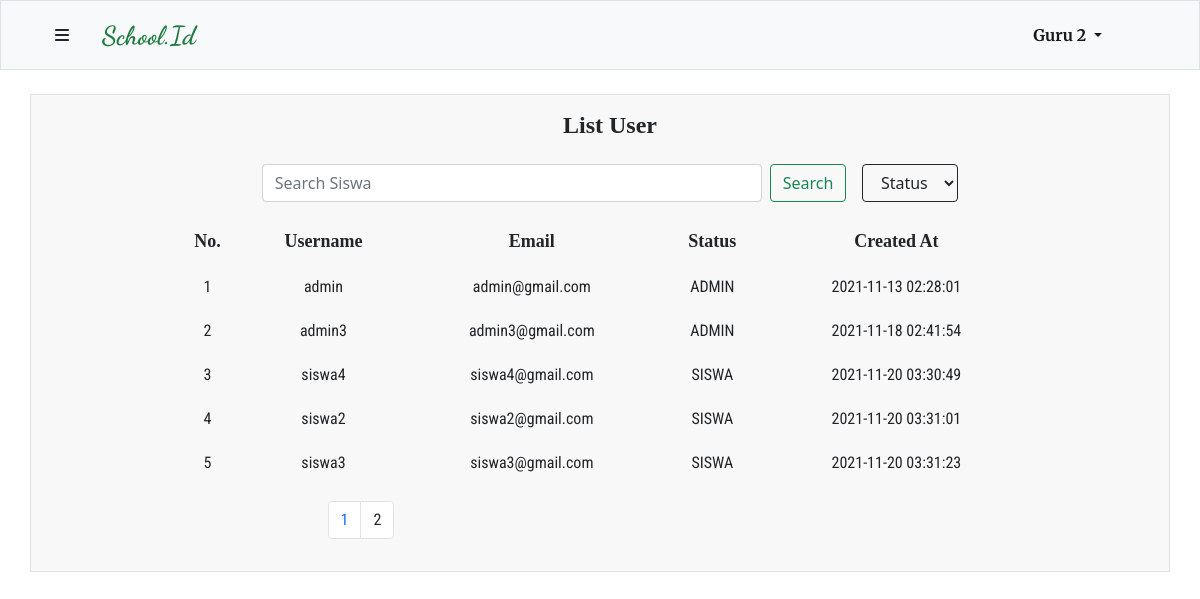
Screenshot of /php/user.php (signed in) with the database file from the repository.
### tables this page shows
CREATE TABLE `guru` (
  `id` int(10) UNSIGNED NOT NULL,
  `nama_guru` varchar(200) NOT NULL,
  `NIG` char(9) NOT NULL,
  `mapel_id` int(10) UNSIGNED NOT NULL,
  `user_id` int(10) UNSIGNED NOT NULL
);

CREATE TABLE `user` (
  `id` int(10) UNSIGNED NOT NULL,
  `username` varchar(100) NOT NULL,
  `password` varchar(200) NOT NULL,
  `email` varchar(200) NOT NULL,
  `status` enum('ADMIN','GURU','SISWA') DEFAULT NULL,
  `Created_at` timestamp NOT NULL DEFAULT current_timestamp()
);

### php/function.php (called while the page is built, shortened)
<?php
$connection = mysqli_connect("localhost","root","","tubes");
function show($query) {
    global $connection;
    $box = [];
    $result = mysqli_query($connection, $query);
    while($row = mysqli_fetch_assoc($result)) {
        $box[] = $row;
    }
    return $box;
}
?>

### php/user.php (the view, shortened to what this page needs)
<?php
require 'function.php';
$totalData = count(show("SELECT * from user")) ;
$dataPerhalaman = 5;
if (isset($_GET["page"])) {
    $halamanAktif = $_GET["page"];
} else {
    $halamanAktif = 1;
}
$dataAwal = ($halamanAktif * $dataPerhalaman) - $dataPerhalaman;
$user = show("SELECT * from user LIMIT $dataAwal, $dataPerhalaman");
$i = $dataAwal + 1;
?>
<!DOCTYPE html>
<html lang="en">
<head>
    <link href="https://cdn.jsdelivr.net/npm/bootstrap@5.1.3/dist/css/bootstrap.min.css" rel="stylesheet">
    <link rel="stylesheet" href="style/navbar.css">
    <link rel="stylesheet" href="style/template.css">
</head>
<body>
   <?php include 'navbar.php' ?>
    <div class="container my-4 px-4 py-3 table-data border">
        <div class="table-title">
          <h4>List User</h4>
        </div>
        <form class="d-flex search my-3 mx-auto" method="POST">
          <input class="form-control me-2" type="search" placeholder="Search Siswa" aria-label="Search" name="keyword" autocomplete="off">
          <button class="btn btn-outline-success" name="find" type="submit">Search</button>
          <select class="btn ms-3 btn-outline-dark" name="filter" id="">
            <option value="">Status</option>
          </select>
        </form>
        <div class="container-fluid mt-3">
          <table class="mx-auto" style="width : 80%;">
            <tr class="thead">
              <td class="table-header">No. </td>
              <td class="table-header">Username</td>
              <td class="table-header">Email</td>
              <td class="table-header">Status</td>
              <td class="table-header">Created At</td>
            </tr>
            <?php foreach($user as $usr) : ?>
              <tr class="tbody">
                <td class="table-body"><?= $i ?></td>
                <td class="table-body"><?= $usr["username"] ?></td>
                <td class="table-body"><?= $usr["email"] ?></td>
                <td class="table-body"><?= $usr["status"] ?></td>
                <td class="table-body"><?= $usr["Created_at"] ?></td>
              </tr>
          <?php $i++ ?>
          <?php endforeach ; ?>
          </table>
        </div>
        <?php include 'pagination.php' ?>
    </div>
</body>
</html>

### php/navbar.php (shortened to what this page needs)
<?php
$connection = mysqli_connect("localhost","root","","tubes");
$id = $_SESSION["userID"];
if(isset($_SESSION["admin"])) {
    $admin = mysqli_query($connection, "SELECT username FROM user WHERE id = $id");
    $data = mysqli_fetch_assoc($admin);
} elseif (isset($_SESSION["member"])) {
    if ($_SESSION["member"] === "siswa") {
            $namaSiswa = mysqli_query($connection, "SELECT * FROM siswa WHERE user_id = $id");
            $data = mysqli_fetch_assoc($namaSiswa);
            $navbarID = $data["kelas_id"];
            $navbar= show("SELECT mapel.* FROM siswa JOIN mapel_kelas ON mapel_kelas.kelas = siswa.kelas_id JOIN guru ON guru.id = mapel_kelas.guru JOIN mapel ON mapel.id = guru.mapel_id WHERE siswa.user_id = $id ORDER BY nama_mapel ASC");
    } else {
            $namaGuru = mysqli_query($connection, "SELECT * FROM guru WHERE user_id = $id");
            $data = mysqli_fetch_assoc($namaGuru);
    }
}
?>
    <nav class="navbar navbar-expand-lg navbar-light bg-light container-fluid border sticky-top">
        <div class="container navbar-head">
         <div class="logo">
            <button class="btn" type="button" data-bs-toggle="offcanvas" data-bs-target="#offcanvasRight" aria-controls="offcanvasRight"><i class="fas fa-bars"></i></button>
            <?php if(isset($_SESSION["admin"])) : ?>
                <a class="navbar-brand" href="admin.php">School.Id</a>
            <?php else : ?>
                <a class="navbar-brand" href="dashboard.php">School.Id</a>
            <?php endif ; ?>
         </div>
          <div class="login-register collapse navbar-collapse" id="navbarSupportedContent">
            <ul class="navbar-nav me-auto mb-2 mb-lg-0">
              <li class="nav-item dropdown">
                <a class="nav-link dropdown-toggle active me-5" href="" id="navbarDropdown" role="button" data-bs-toggle="dropdown" aria-expanded="false">
                    <?php if(isset($_SESSION["admin"])) : ?>
                         <?=$data["username"] ; ?>
                    <?php elseif($_SESSION["member"] === "siswa") :?>
                        <?=$data["nama_siswa"] ; ?>
                    <?php else :?>
                        <?=$data["nama_guru"] ; ?>
                    <?php endif ; ?>
                </a>
              </li>
            </ul>
          </div>
        </div>
    </nav>

### php/style/navbar.css (style rules this page uses)
* { margin: 0; padding: 0; box-sizing: border-box; }
.navbar { background-color: #f8f8f8; height: 70px; }
.navbar-brand { text-align: center; font-weight: 900 !important; font-size : 26px; margin: 0; padding: 0 20px; font-family: 'Dancing Script'; color: #1E7B40 !important; }
.navbar .logo { display: flex; text-align: center; }
.navbar .login-register { flex-grow: 0; font-family: 'Merriweather'; font-weight: bolder; }

### php/style/template.css (style rules this page uses)
* { margin: 0; padding: 0; box-sizing: border-box; }
.d-flex { align-items: center; justify-content: center; }
form { margin: 0 20px; }
.table-data { background-color: #f8f8f8; }
.search .form-control { margin: 0 20px; }
.form-control { max-width: 500px; width: 100%; }
.table-data table { width: 50%; text-align: center; }
.table-data .table-title { display: flex; justify-content: center; }
.table-data .table-title h4 { margin-left :20px; text-align: center; font-family: 'Merriweater'; font-weight: 900; }
.table-data .thead { font-family: 'Merriweater', serif !important; font-weight: bold; font-size: 18px; }
th, td { padding: 10px 5px; }
.table-data .table-body { font-family: 'Roboto Condensed', sans-serif;; }

### rows the page displays
guru: nama_guru "Guru 2"
user: username "admin", email "admin@gmail.com", status "ADMIN", Created_at "2021-11-13 02:28:01"
user: username "admin3", email "admin3@gmail.com", status "ADMIN", Created_at "2021-11-18 02:41:54"
user: username "siswa4", email "siswa4@gmail.com", status "SISWA", Created_at "2021-11-20 03:30:49"
user: username "siswa2", email "siswa2@gmail.com", status "SISWA", Created_at "2021-11-20 03:31:01"
user: username "siswa3", email "siswa3@gmail.com", status "SISWA", Created_at "2021-11-20 03:31:23"
